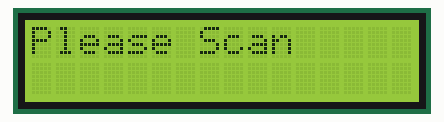
Simulated run of this sketch. Board: Arduino Uno, built with avr-gcc and run on an emulated ATmega328P. Parts: 16×2 character LCD. The local clock reads 2024-03-15 10:24:30 at power-on unless the sketch sets it.

Above: at 0.1 s.
At 13.1 s:
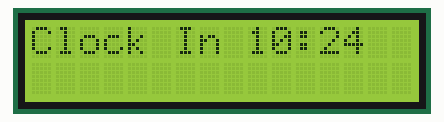
At 36.2 s:
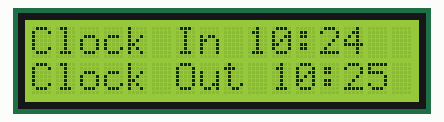
At 69.2 s:
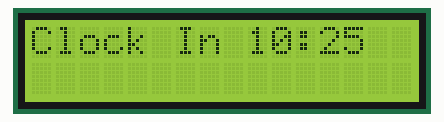
At 122.2 s:
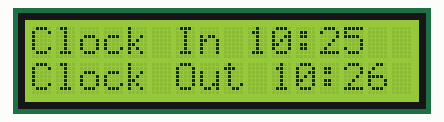

The sketch:

clockin.ino
```cpp
#include <SPI.h>
#include <MFRC522.h>
#include <Wire.h>
#include <DS3231.h>
#include <LiquidCrystal.h>

const int rs = 11, en = 8, d4 = 6, d5 = 4, d6 = 3, d7 = 2;
LiquidCrystal lcd(rs, en, d4, d5, d6, d7);

DS3231 clock;
RTCDateTime dt;

bool clocked[10] = {false};
byte id[10][4];
int times[10][2];

void setup() {
	Serial.begin(19200);
	while (!Serial);
  clock.begin();
  lcd.begin(16, 2);
  lcd.print("Please Scan");
}

void loop() {
  delay(3000);
  check(0x00, 0x00, 0x00, 0x00);
  delay(6000);
  check(0x11, 0x11, 0x11, 0x11);
  delay(6000);
  check(0x00, 0x00, 0x00, 0x11);
  delay(6000);
}

void check(byte A, byte B, byte C, byte D) {
  int index = -1;
  bool out = false;

  for (int i = 0; i < 10; i++) {
    if (A == id[i][0] && B == id[i][1] && C == id[i][2] && D == id[i][3]) {
      index = i;
      out = clocked[i];
      break;
    }

    if (index == -1 && !clocked[i]) {
      index = i;
    }
  }

  dt = clock.getDateTime();

  if (out) {
    lcd.clear();
    lcd.setCursor(0, 0);
    lcd.print("Clock In " + formatTime(times[index][0], times[index][1]));
    lcd.setCursor(0, 1);
    lcd.print("Clock Out " + formatTime(dt.hour, dt.minute));
    clocked[index] = false;
  } else {
    lcd.clear();
    lcd.setCursor(0, 0);
    lcd.print("Clock In " + formatTime(dt.hour, dt.minute));

    clocked[index] = true;
    times[index][0] = dt.hour;
    times[index][1] = dt.minute;
    id[index][0] = A;
    id[index][1] = B;
    id[index][2] = C;
    id[index][3] = D;
  }

  delay(4000);

  lcd.clear();
  lcd.setCursor(0, 0);
  lcd.print("Please Scan");
}


String formatTime(int hour, int minute) {
  String timeStr = "";
  if (hour < 10) timeStr += "0";
  timeStr += String(hour) + ":";
  if (minute < 10) timeStr += "0";
  timeStr += String(minute);
  return timeStr;
}
```

Measured:
- what the display in image 1 shows lasts 4.0 s, from 13.1 s to 17.1 s
